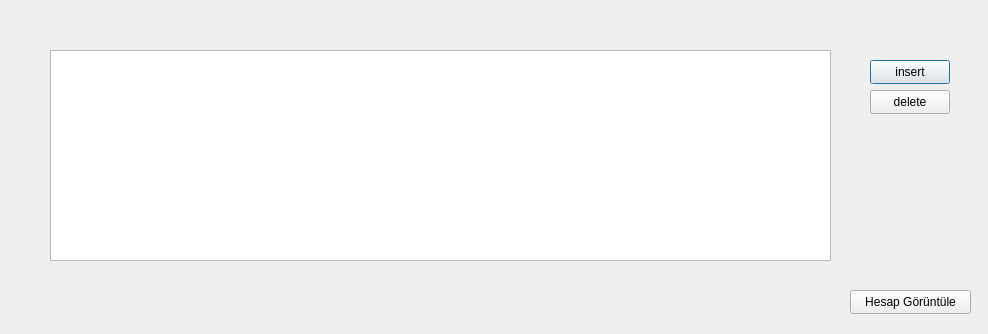
<?xml version="1.0" encoding="UTF-8"?>
<ui version="4.0">
 <class>Tablesales</class>
 <widget class="QDialog" name="Tablesales">
  <property name="geometry">
   <rect>
    <x>0</x>
    <y>0</y>
    <width>988</width>
    <height>334</height>
   </rect>
  </property>
  <property name="windowTitle">
   <string>Dialog</string>
  </property>
  <widget class="QTableView" name="tableView">
   <property name="geometry">
    <rect>
     <x>50</x>
     <y>50</y>
     <width>781</width>
     <height>211</height>
    </rect>
   </property>
  </widget>
  <widget class="QPushButton" name="pushButton_insert">
   <property name="geometry">
    <rect>
     <x>870</x>
     <y>60</y>
     <width>80</width>
     <height>24</height>
    </rect>
   </property>
   <property name="text">
    <string>insert</string>
   </property>
  </widget>
  <widget class="QPushButton" name="pushButton_delete">
   <property name="geometry">
    <rect>
     <x>870</x>
     <y>90</y>
     <width>80</width>
     <height>24</height>
    </rect>
   </property>
   <property name="text">
    <string>delete</string>
   </property>
  </widget>
  <widget class="QPushButton" name="pushButtonHesap">
   <property name="geometry">
    <rect>
     <x>850</x>
     <y>290</y>
     <width>121</width>
     <height>24</height>
    </rect>
   </property>
   <property name="text">
    <string>Hesap Görüntüle</string>
   </property>
  </widget>
 </widget>
 <resources/>
 <connections/>
</ui>
